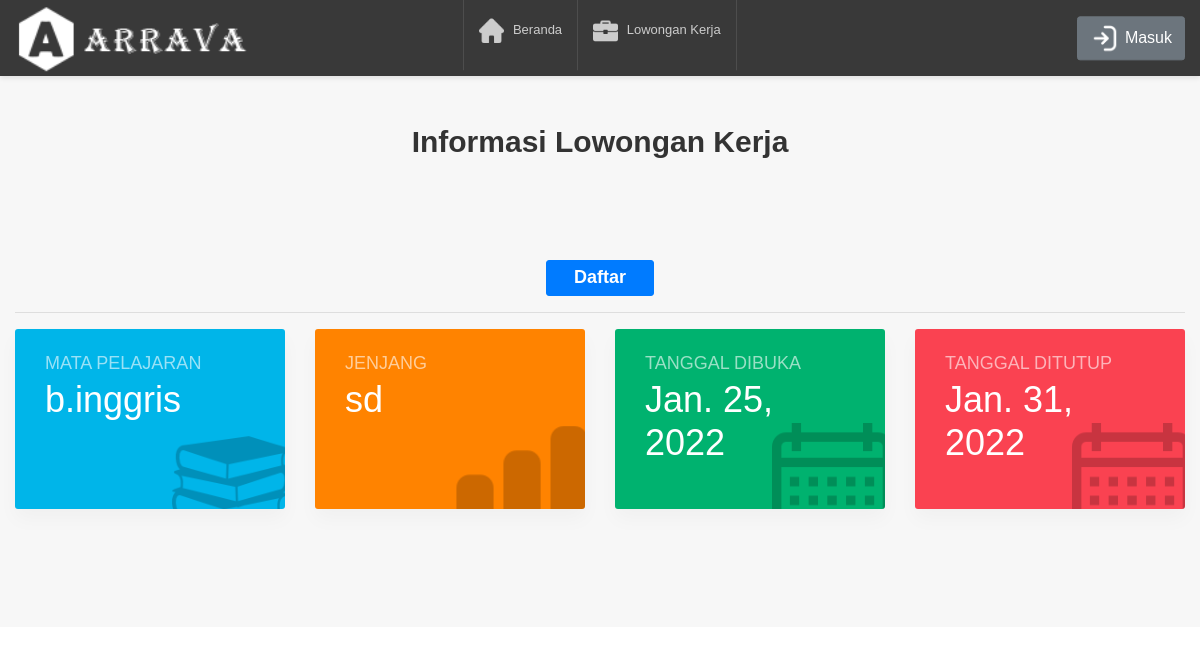
The app's page /lowong-kerja/ with its own data.
### lowongan/models.py (models this page shows, shortened)
class lowongan(models.Model):
	MAPEL = {
		('matematika', 'Matematika'),
		('b.indonesia', 'B.Indonesia'),
		('b.inggris', 'B.Inggris'),
		('ipa', 'IPA'),
		('ips', 'IPS'),
	}
	JENJ = {
		('tk', 'TK'),
		('sd', 'SD'),
		('smp', 'SMP'),
		('sma', 'SMA'),
	}
	STAT = {
		('dibuka', 'Dibuka'),
		('ditutup', 'Ditutup'),
	}
	id_lowongan	   = models.AutoField(auto_created=True, primary_key=True, serialize=False)
	mata_pelajaran = models.CharField(max_length=25, choices=MAPEL, default='matematika')
	jenjang		   = models.CharField(max_length=10, choices=JENJ, default='sd')
	status		   = models.CharField(max_length=10, choices=STAT, default='ditutup')
	tgl_buka	   = models.DateField(null=True, default=timezone.now)
	tgl_tutup	   = models.DateField(null=True, default=timezone.now)

### main/decorators.py (the view)
	def wrapper_func(request, *args, **kwargs):
		if request.user.is_authenticated:
			if request.user.is_staff == True and request.user.is_leader == False:
				return redirect('account:index_admin')
			elif request.user.is_staff == False and request.user.is_leader == True:
				return redirect('account:index_leader')
			elif request.user.is_staff == False and request.user.is_leader == False:
				return redirect('account:index_pelamar')
		else:
			return view_func(request, *args, **kwargs)

### main/views.py (called while the page is built)
@unauthenticated_user
def lowong_kerjaV(request):
	db_low  = lowongan.objects.all()
	db_cand = candidate.objects.all()
	low = 0
	low_status= ''
	low_ada = True
	if db_low.exists():
		low = db_low[0]
		low_status= db_low[0].status
	else:
		low_ada = False
	context = {
		'judul'		:'Lowongan Kerja',
		'judul_isi' :'Informasi Lowongan Kerja',
		'data'		:low,
		'status'	:low_status,
		'lowongan'  :low_ada,
	}
	return render(request, 'lowong_kerja.html', context)

### templates/lowong_kerja.html (shortened to what this page needs)
{% extends "base_home/base.html" %}
{% load static %}
{% block isi %}
<div class="page_wrapper">
	{% include "base_home/header.html" %}
	<div class="page-content--bgf7">
		{% include "base_home/breadcrumb.html" %}
		<section class="statistic statistic2">
			<div class="container">
				<div class="row">
					{% if lowongan is True %}
					<div class="col-md-12">
						{% if status == 'ditutup' %}
						<center>
							<a href="#" type="button" class="btn btn-primary" data-toggle="modal" data-target="#exampleModal" data-whatever="@mdo">
								<div class="col">
									<h4 style="color:white;">Daftar</h4>
								</div>
							</a>
						</center>
						{% endif %}
						<hr>
					</div>
					<div class="col-md-6 col-lg-3">
						<div class="statistic__item statistic__item--blue">
							<span class="desc">Mata Pelajaran</span>
							<h2 class="number">{{data.mata_pelajaran}}</h2>
							<div class="icon">
								<i class="">
									<img src="{% static "images/icon/books.svg" %}" style="width:120px;">
								</i>
							</div>
						</div>
					</div>
					<div class="col-md-6 col-lg-3">
						<div class="statistic__item statistic__item--orange">
							<span class="desc">Jenjang</span>
							<h2 class="number">{{data.jenjang}}</h2>
							<div class="icon">
								<i class="">
									<img src="{% static "images/icon/level.svg" %}" style="width:140px;">
								</i>
							</div>
						</div>
					</div>
					<div class="col-md-6 col-lg-3">
						<div class="statistic__item statistic__item--green">
							<span class="desc">Tanggal Dibuka</span>
							<h2 class="number">{{data.tgl_buka}}</h2>
							<div class="icon">
								<i class="">
									<img src="{% static "images/icon/calendar.svg" %}" style="width:120px;">
								</i>
							</div>
						</div>
					</div>
					<div class="col-md-6 col-lg-3">
						<div class="statistic__item statistic__item--red">
							<span class="desc">Tanggal Ditutup</span>
							<h2 class="number">{{data.tgl_tutup}}</h2>
							<div class="icon">
								<i class="">
									<img src="{% static "images/icon/calendar.svg" %}" style="width:120px;">
								</i>
							</div>
						</div>
						<br>
						<br>
						<br>
					</div>
					{% endif %}
				</div>
			</div>
		</section>
	</div>
</div>
{% endblock isi %}

### records on screen
lowongan: mata_pelajaran "b.inggris", jenjang "sd", tgl_buka "Jan. 25, 2022", tgl_tutup "Jan. 31, 2022"

### other values on screen
{{ judul_isi }} "Informasi Lowongan Kerja"
